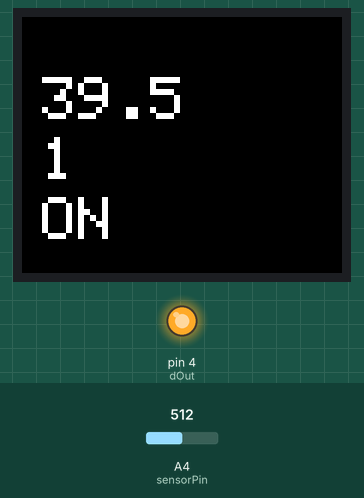
Recording of a sketch running on a simulated Arduino Uno, built with avr-gcc and run on an emulated ATmega328P. Parts: 160×128 colour display, output pins drawn as LEDs (lit = HIGH). The inputs (shaded band) are chosen by the test bench; at power-on: A4 (sensorPin) = 512.

Above: at 2.6 s.
2.7 s: A4 (sensorPin) set to 205
At 3.8 s:
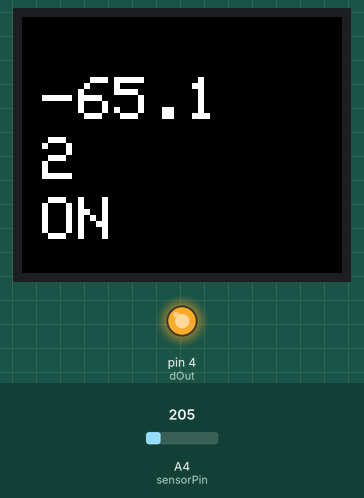
5.5 s: A4 (sensorPin) set to 172
At 6.6 s:
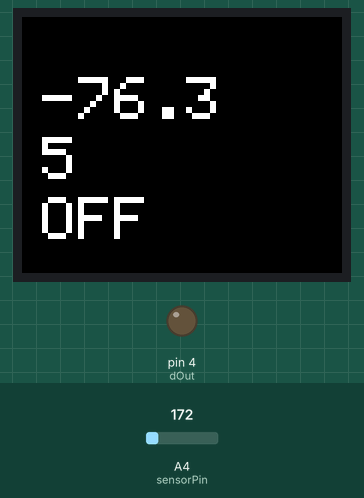
9.7 s: A4 (sensorPin) set to 204
At 10.8 s:
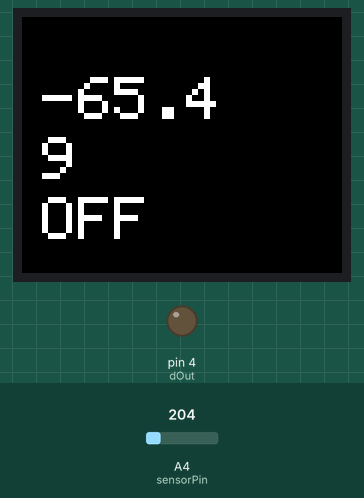
12.5 s: A4 (sensorPin) set to 230
At 13.6 s:
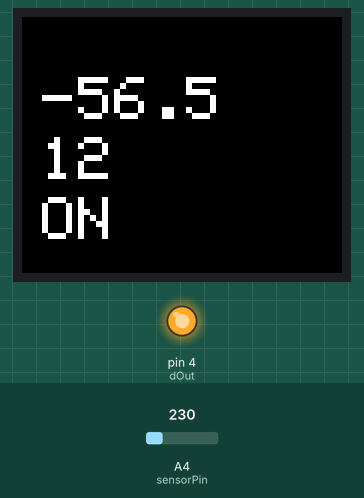
16.7 s: A4 (sensorPin) set to 122
At 17.8 s:
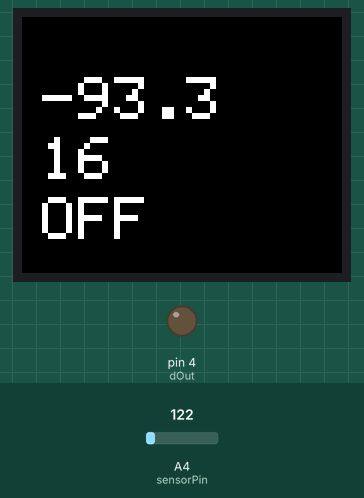
Timing chart, 0 to 19.7 s (numbered marks = the images above; inputs shaded):
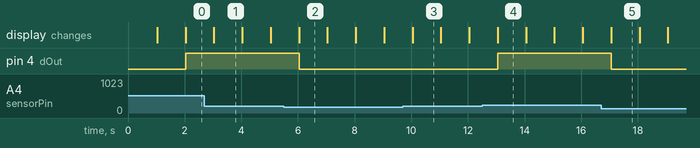

The sketch:

vacuum-pump-auto-shutoff-arduino.ino
```cpp
#include <SPI.h>
#include <TFT.h>

#define TFT_CS     10
#define TFT_RST    9
#define TFT_DC     8

TFT screen = TFT(TFT_CS, TFT_DC, TFT_RST);

String lines[5]={};

int sensorPin=A4;
int dOut=4;

void setup() {
   pinMode(dOut, OUTPUT);
  // put your setup code here, to run once:
  screen.begin();
  screen.background(0,0,0);

  screen.setTextSize(3);

  outputText(1, "line 1");
  outputText(2, "line 1.1");
  delay(1000);

  outputText(1, "line 2");
  outputText(2, "line 2.1");
}


void outputText(int lineNum, String newText){
  if (lines[lineNum])
  {
    if (newText.equals(lines[lineNum]))
    {
      return;
    }
    _clearText(lineNum, lines[lineNum]);
  }

  screen.stroke(255,255,255);
  _writeText(lineNum, newText);
  lines[lineNum]=newText;
}

void _writeText(int lineNum, String newText)
{
  int yOffset=lineNum*30;
  screen.text(newText.c_str(), 10, yOffset);
}


void _clearText(int lineNum, String newText)
{
  screen.stroke(0,0,0);
  _writeText(lineNum, newText);
}


const float vConst=0.004882813;
const float zV=1.9336;
const float onLimit=-60;
const float offLimit=-70;

int cnt=0;
void loop() {
  delay(1000);
  int val = analogRead(sensorPin);

  float vCurrent=(float)val*vConst;
  float pr=-1*(zV-vCurrent)*100.0/(zV-0.5);
  outputText(1, String(pr,1));

  if (pr>onLimit)
  {
    digitalWrite(dOut, HIGH);
    outputText(3, String("ON"));
  }
  else if (pr<offLimit) {
    digitalWrite(dOut, LOW);
    outputText(3, String("OFF"));
  }
  cnt++;
  outputText(2, String(cnt));
}
```

Measured:
- the behaviour switches between 191 and 190 on A4 (sensorPin) (found by bisection; images 1 and 2)
- the behaviour switches between 219 and 220 on A4 (sensorPin) (found by bisection; images 3 and 4)
- after the input at 5.5 s, pin 4 (dOut): HIGH → LOW after 0.54 s; the display: changes after 0.54 s (image 2)
- after the input at 12.5 s, pin 4 (dOut): LOW → HIGH after 0.55 s; the display: changes after 0.55 s (image 4)
- after the input at 16.7 s, pin 4 (dOut): HIGH → LOW after 0.36 s
- what the display in image 1 shows lasts 1.0 s, from 3.0 s to 4.0 s
